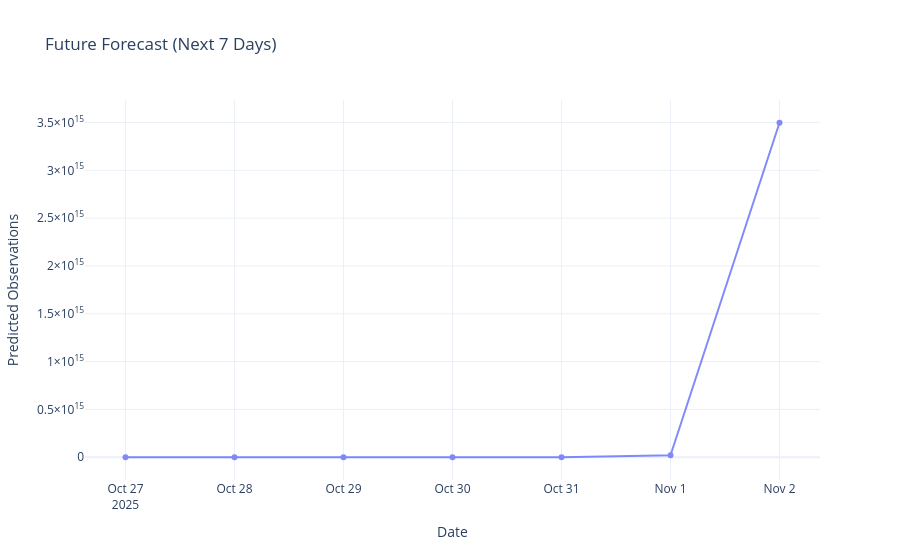

Notebook code for this chart:
### Code cell
# Parameters
n_future_days = 7  # how far ahead you want to forecast

# Generate future date range
future_dates = pd.date_range(start=df["last_observed"].max() + pd.Timedelta(days=1), periods=n_future_days, freq="D")

# Initialize DataFrame to hold predictions
future_df = pd.DataFrame({
    "last_observed": future_dates,
    "observations": np.nan
})

# Get the last known observation from the original dataset
last_observed_value = df["observations"].values[-1]
future_df.loc[0, "observations"] = last_observed_value  # first prediction seed

# Forecast future values recursively
for i in range(1, n_future_days):
    prev_value = future_df.loc[i - 1, "observations"]
    input_tensor = torch.tensor([[prev_value]], dtype=torch.float32).to(device)  # shape: (1, 1)
    
    with torch.no_grad():
        prediction = model(input_tensor).cpu().numpy()[0][0]
    
    future_df.loc[i, "observations"] = prediction

# Plot the future predictions
fig = go.Figure()
fig.add_trace(go.Scatter(x=future_df["last_observed"], y=future_df["observations"],
                         mode='lines+markers', name='Future Predictions', opacity=0.8))

fig.update_layout(
    title="Future Forecast (Next 7 Days)",
    xaxis_title="Date",
    yaxis_title="Predicted Observations",
    template="plotly_white"
)

fig.show()

### Figure 1 — Plotly figure (JSON) as saved in the notebook; plotly's stock layout.template omitted (floating-point values rounded to 4 significant figures)
{"data": [{"mode": "lines+markers", "name": "Future Predictions", "opacity": 0.8, "type": "scatter", "x": ["2025-10-27T00:00:00", "2025-10-28T00:00:00", "2025-10-29T00:00:00", "2025-10-30T00:00:00", "2025-10-31T00:00:00", "2025-11-01T00:00:00", "2025-11-02T00:00:00"], "y": [154.0, 25930.0, 4363708, 734220992, 123537252352, 20785911562240, 3497359120007168]}], "layout": {"title": {"text": "Future Forecast (Next 7 Days)"}, "xaxis": {"title": {"text": "Date"}}, "yaxis": {"title": {"text": "Predicted Observations"}}}}
